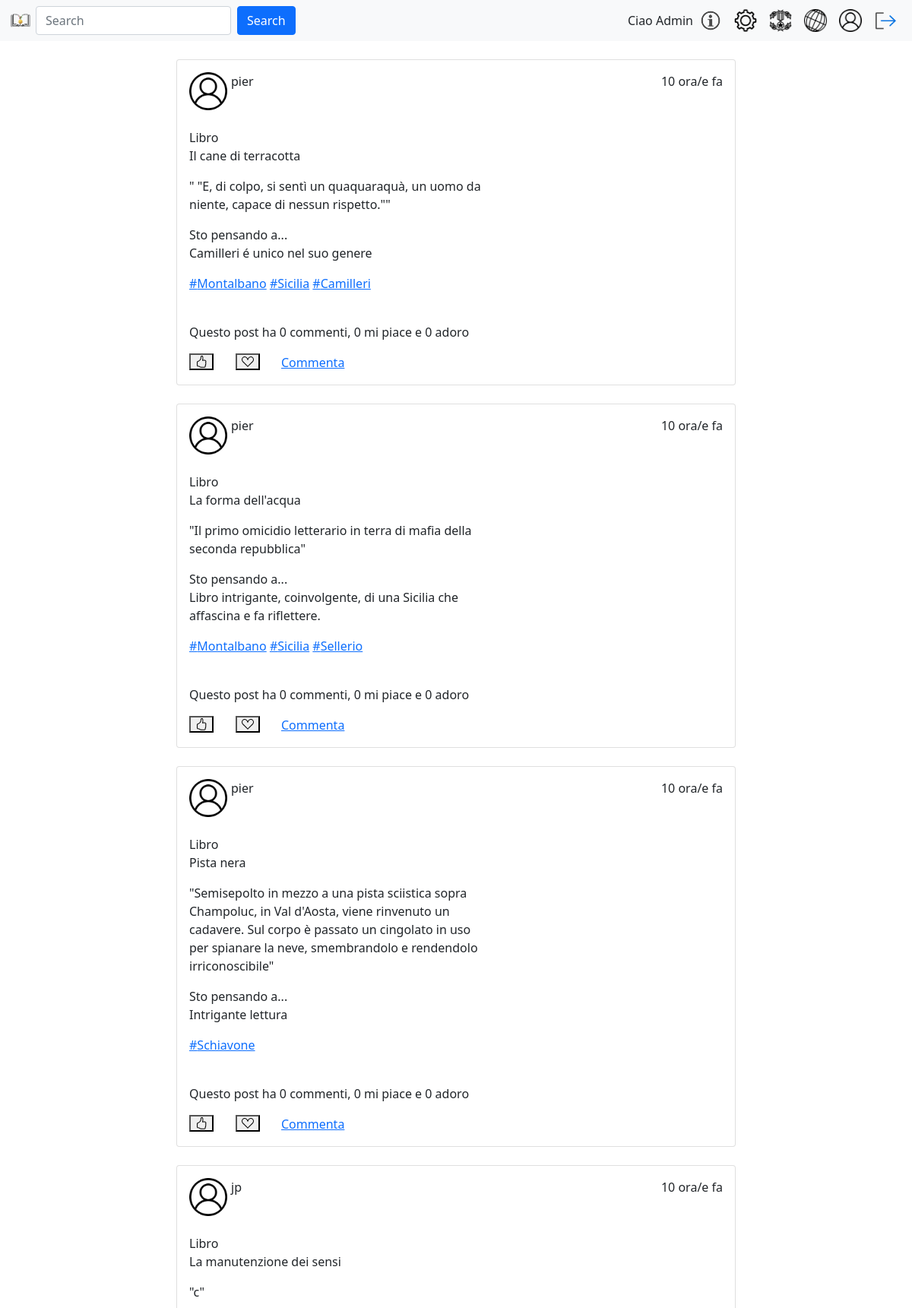
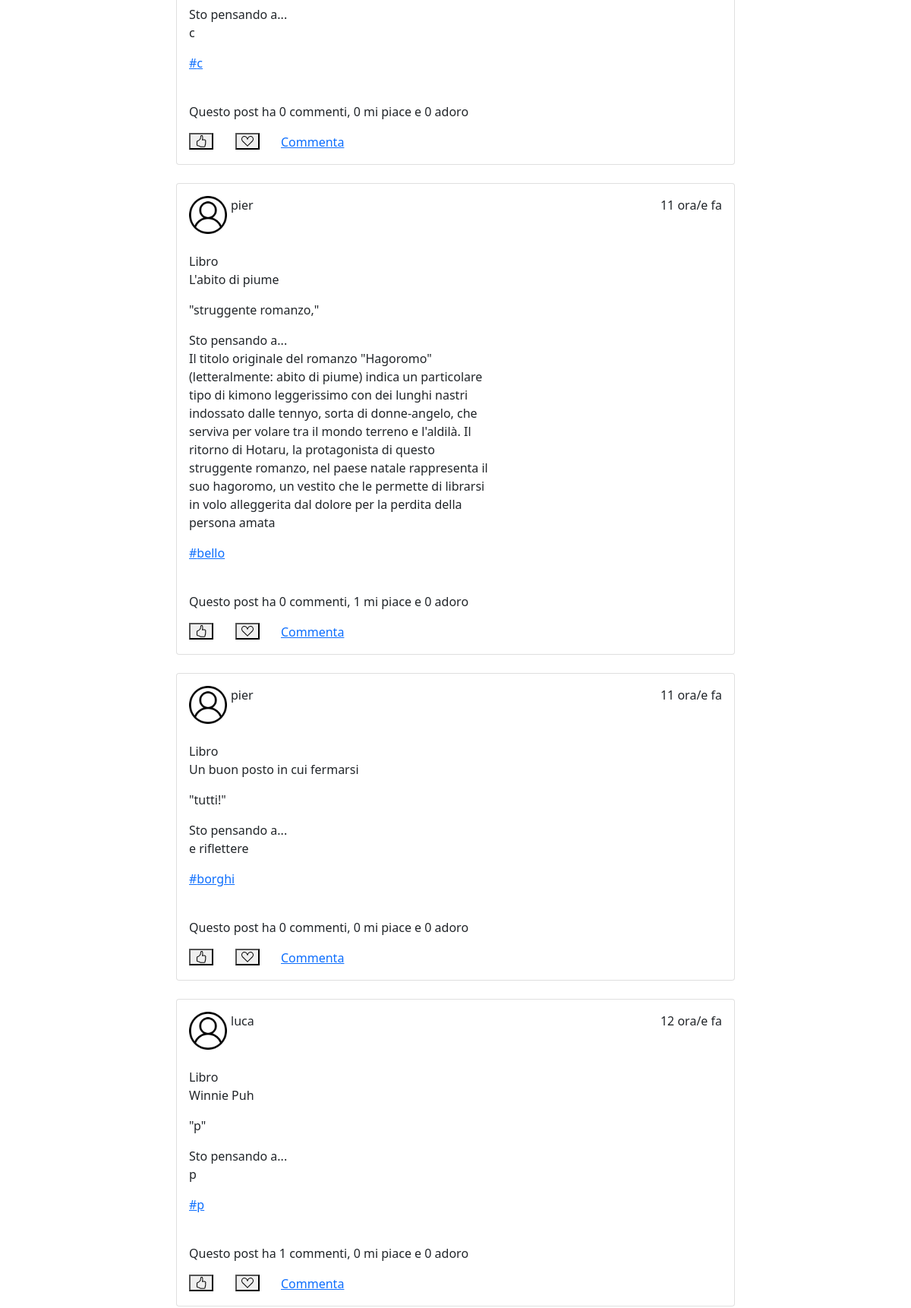
The page /discoveryPage.php (signed in, upper part) on the database its author committed (2 pictures, top to bottom).
### tables this page shows
CREATE TABLE `post` (
  `utenteId` int NOT NULL,
  `dataOra` datetime NOT NULL,
  `citazioneTestuale` varchar(1023) DEFAULT NULL,
  `fotoCitazione` varchar(127) DEFAULT NULL,
  `riflessione` varchar(2047) NOT NULL,
  `counterMiPiace` int NOT NULL,
  `counterAdoro` int NOT NULL,
  `libroId` int NOT NULL,
  PRIMARY KEY (`utenteId`,`dataOra`),
  UNIQUE KEY `ID_POST_IND` (`utenteId`,`dataOra`),
  KEY `REF_POST_LIBRO_IND` (`libroId`)
);

CREATE TABLE `utente` (
  `id` int NOT NULL AUTO_INCREMENT,
  `username` varchar(80) NOT NULL,
  `email` varchar(80) NOT NULL,
  `pwd` varchar(120) NOT NULL,
  `immagineProfilo` varchar(255) DEFAULT NULL,
  `isAdmin` int NOT NULL DEFAULT '0',
  `descrizione` varchar(150) DEFAULT NULL,
  `stato` int NOT NULL DEFAULT '0',
  PRIMARY KEY (`id`)
);

CREATE TABLE `libro` (
  `id` int NOT NULL AUTO_INCREMENT,
  `titolo` varchar(255) NOT NULL,
  PRIMARY KEY (`id`),
  UNIQUE KEY `ID_LIBRO_IND` (`id`)
);

### include/post.php (called while the page is built, shortened)
<?php
class Post {
    private $conn;
    public function __construct($conn) {
        $this->conn = $conn;
    }
    public function getDiscoveryPosts($user_id) {
        $query = "SELECT
                    (
                      SELECT COUNT(*)
                      FROM commenti c
                      WHERE p.utenteId = c.utenteIdPost AND p.dataOra = c.dataOraPost
                    ) AS numeroCommenti,
                    u.immagineProfilo, u.username, p.utenteId, p.dataOra, p.citazioneTestuale, p.fotoCitazione, p.riflessione, p.counterMiPiace, p.counterAdoro, l.titolo,
                    GROUP_CONCAT(t.testo) AS elencoTag
                  FROM
                    post p
                    INNER JOIN utente u ON p.utenteId = u.id
                    INNER JOIN libro l ON p.libroId = l.id
                    LEFT JOIN tagperpost tp ON p.utenteId = tp.utenteIdPost AND p.dataOra = tp.dataOraPost
                    LEFT JOIN tags t ON tp.tagId = t.id
                  WHERE
                      p.utenteId != ? AND p.utenteId NOT IN (SELECT seguitoId FROM segue WHERE seguenteId = ?)
                  GROUP BY
                    p.utenteId, p.dataOra
                  ORDER BY
                    p.dataOra DESC";
        $stmt = $this->conn->prepare($query);
        $stmt->bind_param("ii", $user_id, $user_id);
        return $this->executeAndGetPosts($stmt);
    }
    private function executeAndGetPosts($stmt) {
        if (!$stmt->execute()) {
            return array();
        }
        $result = $stmt->get_result();
        $posts = $result->fetch_all(MYSQLI_ASSOC);
        return $posts;
    }
}
function time_elapsed_string($datetime, $full = false) {
    $now = new DateTime;
    $ago = new DateTime($datetime);
    $diff = $now->diff($ago);
    $diff->w = floor($diff->d / 7);
    $diff->d -= $diff->w * 7;
    $string = array(
        'y' => 'anno/i',
        'm' => 'mese/i',
        'w' => 'settimana/e',
        'd' => 'giorno/i',
        'h' => 'ora/e',
        'i' => 'minuto/i',
        's' => 'secondo/i',
    );
    foreach ($string as $k => &$v) {
        if ($diff->$k) {
            $v = $diff->$k . ' ' . $v;
        } else {
            unset($string[$k]);
        }
    }
    if (!$full) {
        $string = array_slice($string, 0, 1);
    }
    return count($string) > 0 ? implode(', ', $string) . ' fa' : 'ora';
}
?>

### include/login.model.php (called while the page is built, shortened)
<?php
require_once 'config.php';
function getDbImageName(string $username){
    global $conn;
    $sql = "SELECT immagineProfilo FROM utente WHERE username = ?";
    $stmt = $conn->prepare($sql);
    $stmt->bind_param("s", $username);
    $stmt->execute();
    $result = $stmt->get_result();
    return $result->fetch_assoc()['immagineProfilo'];
}
?>

### include/login.controller.php (called while the page is built, shortened)
<?php
function getUserImage(string $username){
    $defaultProfileImage = "images/users/default.png";
    $image = "images/users/" . getDbImageName($username);
    return $defaultProfileImage;
}
?>

### include/view/postPage.php (the view, shortened to what this page needs)
<?php
require_once("include/config.php");
function checkIfAlreadyLoved($userId, $dataOra) {
    global $conn;
    $utenteAttuale = $_SESSION['id'];
    $sql = "SELECT * FROM notifica WHERE tipo = 'V' AND utenteId = ? AND utenteIdPost = ? AND dataOraPost = ?;";
    $stmt = $conn->prepare($sql);
    $stmt->bind_param("iis",$userId, $utenteAttuale, $dataOra);
    $stmt->execute();
    $result = $stmt->get_result();
    if ($result->num_rows > 0) {
        return true;
    } else {
        return false;
    }
}
function checkIfAlreadyLiked($userId, $dataOra) {
    global $conn;
    $utenteAttuale = $_SESSION['id'];
    $sql = "SELECT * FROM notifica WHERE tipo = 'K' AND utenteId = ? AND utenteIdPost = ? AND dataOraPost = ?;";
    $stmt = $conn->prepare($sql);
    $stmt->bind_param("iis",$userId ,$utenteAttuale ,$dataOra);
    $stmt->execute();
    $result = $stmt->get_result();
    if ($result->num_rows > 0) {
        return true;
    } else {
        return false;
    }
}
?>
<section id="userPosts">
        <div class="col-md-12">
                <?php
                  if (empty($posts)) {
                      echo '<p>Nessun post disponibile in questa sezione. Puoi saperne di più nella pagina informazioni! </p>';
                  } else {
                      foreach ($posts as $post):
                ?>
                <article>
                    <div class="card">
                        <div class="card-body">
                            <div class="d-inline-flex w-100">
                              <div class="post flex-fill align-bottom">
                                  <a href="profilePage.php?id=<?= $post['utenteId']; ?>">
                                      <img class="post-img" src="<?= getUserImage($post['username']); ?>" alt="Immagine profilo" />
                                  </a>
                              </div>
                                <div class="align-bottom w-25">
                                    <p><?= $post['username']; ?></p>
                                </div>
                                <div class="flex-fill align-bottom float-left text-end">
                                    <p><?= time_elapsed_string($post['dataOra']); ?></p>
                                </div>
                            </div>
                            <div class="row">
                                <div class="col-md-7">
                                  <br/>
                                    <div class="row">
                                        <p>Libro <br/> <?= $post['titolo']; ?></p>
                                    </div>
                                    <?php if (!empty($post['citazioneTestuale'])): ?>
                                        <div class="row">
                                            <p>"<?= $post['citazioneTestuale']; ?>"</p>
                                        </div>
                                    <?php endif; ?>
                                    <div class="row">
                                        <p>Sto pensando a... <br/> <?= $post['riflessione']; ?></p>
                                    </div>
                                     <div class="row">
                                      <?php if (!empty($post['elencoTag'])): ?>
                                        <div class="row">
                                            <p>
                                                <?php
                                                $tags = explode(',', $post['elencoTag']);
                                                foreach ($tags as $tag) {
                                                  $tagUrl = 'searchingTag.php?tag=' . urlencode($tag);
                                                  echo '<a href="' . $tagUrl . '">#' . $tag . '</a> ';
                                                }
                                                ?>
                                            </p>
                                        </div>
                                    <?php endif; ?>
                                    </div>
                                </div>
                            </div>
                            <br/>
                            <div class="row">
                              <p>Questo post ha <?= $post['numeroCommenti']; ?> commenti, <span class="like-count"><?= $post['counterMiPiace']; ?></span> mi piace e <span class="love-count"><?= $post['counterAdoro']; ?></span> adoro</p>
                            </div>
                            <div class="row">
                              <?php
                                $isLikeCheck = checkIfAlreadyLiked($post['utenteId'], $post['dataOra']);
                                $okLE = $isLikeCheck ? "0" : "1";
                              ?>
                              <div class="col-md-1 col-3">
                                <button class="like-button bi-hand-thumbs-up likeButton" data-utenteID="<?= $post['utenteId']; ?>" data-dataOra="<?= $post['dataOra']; ?>">
                                    <svg xmlns="http://www.w3.org/2000/svg" width="16" height="16" fill="currentColor" class="bi bi-hand-thumbs-up emptyThumb" data-mustShow="<?= $okLE ?>" viewBox="0 0 16 16">
                                        <path d="M8.864.046C7.908-.193 7.02.53 6.956 1.466c-.072 1.051-.23 2.016-.428 2.59-.125.36-.479 1.013-1.04 1.639-.557.623-1.282 1.178-2.131 1.41C2.685 7.288 2 7.87 2 8.72v4.001c0 .845.682 1.464 1.448 1.545 1.07.114 1.564.415 2.068.723l.048.03c.272.165.578.348.97.484.397.136.861.217 1.466.217h3.5c.937 0 1.599-.477 1.934-1.064a1.86 1.86 0 0 0 .254-.912c0-.152-.023-.312-.077-.464.201-.263.38-.578.488-.901.11-.33.172-.762.004-1.149.069-.13.12-.269.159-.403.077-.27.113-.568.113-.857 0-.288-.036-.585-.113-.856a2 2 0 0 0-.138-.362 1.9 1.9 0 0 0 .234-1.734c-.206-.592-.682-1.1-1.2-1.272-.847-.282-1.803-.276-2.516-.211a10 10 0 0 0-.443.05 9.4 9.4 0 0 0-.062-4.509A1.38 1.38 0 0 0 9.125.111zM11.5 14.721H8c-.51 0-.863-.069-1.14-.164-.281-.097-.506-.228-.776-.393l-.04-.024c-.555-.339-1.198-.731-2.49-.868-.333-.036-.554-.29-.554-.55V8.72c0-.254.226-.543.62-.65 1.095-.3 1.977-.996 2.614-1.708.635-.71 1.064-1.475 1.238-1.978.243-.7.407-1.768.482-2.85.025-.362.36-.594.667-.518l.262.066c.16.04.258.143.288.255a8.34 8.34 0 0 1-.145 4.725.5.5 0 0 0 .595.644l.003-.001.014-.003.058-.014a9 9 0 0 1 1.036-.157c.663-.06 1.457-.054 2.11.164.175.058.45.3.57.65.107.308.087.67-.266 1.022l-.353.353.353.354c.043.043.105.141.154.315.048.167.075.37.075.581 0 .212-.027.414-.075.582-.05.174-.111.272-.154.315l-.353.353.353.354c.047.047.109.177.005.488a2.2 2.2 0 0 1-.505.805l-.353.353.353.354c.006.005.041.05.041.17a.9.9 0 0 1-.121.416c-.165.288-.503.56-1.066.56z"/>
                                    </svg>
                                </button>
                            </div>
                            <?php
                              $isCheck = checkIfAlreadyLoved($post['utenteId'], $post['dataOra']);
                              $okE = $isCheck ? "0" : "1";
                            ?>
                            <div class="col-md-1 col-3">
                              <button class="love-button bi-suit-heart loveButton" data-utenteID="<?= $post['utenteId']; ?>" data-dataOra="<?= $post['dataOra']; ?>">
                                  <svg xmlns="http://www.w3.org/2000/svg" width="16" height="16" fill="currentColor" class="bi bi-suit-heart emptyHeart" data-mustShow="<?= $okE ?>" viewBox="0 0 16 16">
                                    <path d="m8 6.236-.894-1.789c-.222-.443-.607-1.08-1.152-1.595C5.418 2.345 4.776 2 4 2 2.324 2 1 3.326 1 4.92c0 1.211.554 2.066 1.868 3.37.337.334.721.695 1.146 1.093C5.122 10.423 6.5 11.717 8 13.447c1.5-1.73 2.878-3.024 3.986-4.064.425-.398.81-.76 1.146-1.093C14.446 6.986 15 6.131 15 4.92 15 3.326 13.676 2 12 2c-.777 0-1.418.345-1.954.852-.545.515-.93 1.152-1.152 1.595zm.392 8.292a.513.513 0 0 1-.784 0c-1.601-1.902-3.05-3.262-4.243-4.381C1.3 8.208 0 6.989 0 4.92 0 2.755 1.79 1 4 1c1.6 0 2.719 1.05 3.404 2.008.26.365.458.716.596.992a7.6 7.6 0 0 1 .596-.992C9.281 2.049 10.4 1 12 1c2.21 0 4 1.755 4 3.92 0 2.069-1.3 3.288-3.365 5.227-1.193 1.12-2.642 2.48-4.243 4.38z"/>
                                  </svg>
                              </button>
                          </div>
                          <div class="col-md-4 col-6">
                              <a href="comments.php?userIdPost=<?= $post['utenteId']; ?>&timePost=<?=  $b = str_replace(" ","+",$post['dataOra']); ?>">Commenta</a>
                          </div>
                      </div>
                        </div>
                    </div>
                </article>
                <br/>
            <?php endforeach; }
            ?>
        </div>
</section>

### css/landingPage.css (style rules this page uses)
.post a { width: 100%; }
.post .post-img { width: 100%; }
.post { margin: 0 5px 0 0; max-width: 50px; width: 50px; height: auto; }

### rows shown on the page
post: utenteId.username "pier", dataOra "10 ora/e fa", libroId.titolo "Il cane di terracotta", citazioneTestuale "\"E, di colpo, si sentì un quaquaraquà, un uomo da niente, capace di nessun rispetto.\"", riflessione "Camilleri é unico nel suo genere", tag "Montalbano", tag "Sicilia", tag "Camilleri", numeroCommenti "0", counterMiPiace "0", counterAdoro "0", $okLE 1 (drawn), $okE 1 (drawn)
post: utenteId.username "pier", dataOra "10 ora/e fa", libroId.titolo "La forma dell'acqua", citazioneTestuale "Il primo omicidio letterario in terra di mafia della seconda repubblica", riflessione "Libro intrigante, coinvolgente, di una Sicilia che affascina e fa riflettere.", tag "Montalbano", tag "Sicilia", tag "Sellerio", numeroCommenti "0", counterMiPiace "0", counterAdoro "0", $okLE 1 (drawn), $okE 1 (drawn)
post: utenteId.username "pier", dataOra "10 ora/e fa", libroId.titolo "Pista nera", citazioneTestuale "Semisepolto in mezzo a una pista sciistica sopra Champoluc, in Val d'Aosta, viene rinvenuto un cadavere. Sul corpo è passato un cingolato in uso per spianare la neve, smembrandolo e rendendolo irriconoscibile", riflessione "Intrigante lettura", tag "Schiavone", numeroCommenti "0", counterMiPiace "0", counterAdoro "0", $okLE 1 (drawn), $okE 1 (drawn)
post: utenteId.username "jp", dataOra "10 ora/e fa", libroId.titolo "La manutenzione dei sensi", citazioneTestuale "c", riflessione "c", tag "c", numeroCommenti "0", counterMiPiace "0", counterAdoro "0", $okLE 1 (drawn), $okE 1 (drawn)
post: utenteId.username "pier", dataOra "11 ora/e fa", libroId.titolo "L'abito di piume", citazioneTestuale "struggente romanzo,", riflessione "Il titolo originale del romanzo \"Hagoromo\" (letteralmente: abito di piume) indica un particolare tipo di kimono leggerissimo con dei lunghi nastri indossato dalle tennyo, sorta di donne-angelo, che serviva per volare tra il mondo terreno e l'aldilà. Il ritorno di Hotaru, la protagonista di questo struggente romanzo, nel paese natale rappresenta il suo hagoromo, un vestito che le permette di librarsi in volo alleggerita dal dolore per la perdita della persona amata", tag "bello", numeroCommenti "0", counterMiPiace "1", counterAdoro "0"
post: utenteId.username "pier", dataOra "11 ora/e fa", libroId.titolo "Un buon posto in cui fermarsi", citazioneTestuale "tutti!", riflessione "e riflettere", tag "borghi", numeroCommenti "0", counterMiPiace "0", counterAdoro "0", $okLE 1 (drawn), $okE 1 (drawn)
post: utenteId.username "luca", dataOra "12 ora/e fa", libroId.titolo "Winnie Puh", citazioneTestuale "p", riflessione "p", tag "p", numeroCommenti "1", counterMiPiace "0", counterAdoro "0"

### other values the page prints
$_SESSION["username"] "Admin"
